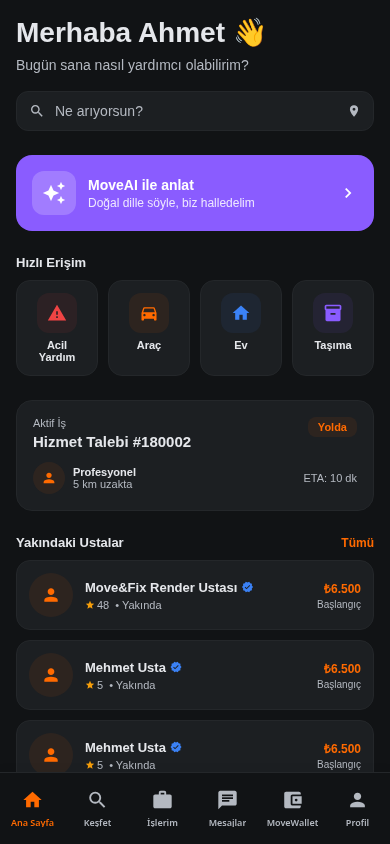
#> input picture .verification/01-home.png, 390 x 844 px
$ python build-verification-contact-sheets.py
#> lines starting #> are read from the running program, lines starting #| are printed output that depends on the picture
from pathlib import Path

from PIL import Image, ImageDraw, ImageFont, ImageOps


ROOT = Path(__file__).resolve().parents[1]
INPUT_DIR = ROOT / ".verification"
OUTPUT_DIR = INPUT_DIR / "contact-sheets"

SCREENS = [
    ("01", "Ana Sayfa", "01-home.png"),
    ("02", "Keşfet", "02-explore.png"),
    ("03", "MoveAI", "03-moveai.png"),
    ("04", "Hizmet Talebi", "04-create-service.png"),
    ("05", "Profesyonel Listesi", "05-professionals.png"),
    ("06", "Teklifler", "06-offers.png"),
    ("07", "Ödeme", "07-payment.png"),
    ("08", "Aktif İş / Canlı Takip", "08-tracking.png"),
    ("09", "İşlerim", "09-my-jobs.png"),
    ("10", "Mesajlar", "10-messages.png"),
    ("11", "MoveWallet", "11-wallet.png"),
    ("12", "Profil", "12-profile.png"),
    ("13", "Profesyonel Dashboard", "13-provider-dashboard.png"),
    ("14", "Yeni İş Fırsatları", "14-provider-opportunities.png"),
]

GROUPS = [
    ("01-04.png", SCREENS[0:4]),
    ("05-08.png", SCREENS[4:8]),
    ("09-12.png", SCREENS[8:12]),
    ("13-14.png", SCREENS[12:14]),
]

SCREEN_SIZE = (390, 844)
LABEL_HEIGHT = 42
GUTTER = 18
OUTER = 22
BACKGROUND = "#090A0C"
PANEL = "#17191D"
TEXT = "#F4F4F5"
ACCENT = "#FF7A1A"


def load_font(size: int, bold: bool = False) -> ImageFont.ImageFont:
    candidates = [
        "/usr/share/fonts/truetype/dejavu/DejaVuSans-Bold.ttf" if bold else "/usr/share/fonts/truetype/dejavu/DejaVuSans.ttf",
        "/usr/share/fonts/truetype/liberation2/LiberationSans-Bold.ttf" if bold else "/usr/share/fonts/truetype/liberation2/LiberationSans-Regular.ttf",
    ]
    for candidate in candidates:
        if Path(candidate).exists():
            return ImageFont.truetype(candidate, size=size)
    return ImageFont.load_default()


def build_sheet(output_name: str, items: list[tuple[str, str, str]]) -> None:
#> called with output_name = '01-04.png'
    columns = 2
    rows = (len(items) + columns - 1) // columns
    panel_width = SCREEN_SIZE[0]
    panel_height = LABEL_HEIGHT + SCREEN_SIZE[1]
    width = OUTER * 2 + columns * panel_width + (columns - 1) * GUTTER
    height = OUTER * 2 + rows * panel_height + (rows - 1) * GUTTER
    sheet = Image.new("RGB", (width, height), BACKGROUND)
    draw = ImageDraw.Draw(sheet)
    label_font = load_font(18, bold=True)

    for index, (number, label, file_name) in enumerate(items):
        source_path = INPUT_DIR / file_name
        if not source_path.exists():
            raise FileNotFoundError(f"Eksik render görseli: {source_path}")
        source = Image.open(source_path).convert("RGB")
#> source is the input picture: PIL image 390x844 RGB; mean R, G, B 39.4, 37, 51.6
        fitted = ImageOps.fit(source, SCREEN_SIZE, method=Image.Resampling.LANCZOS)
        column = index % columns
        row = index // columns
        x = OUTER + column * (panel_width + GUTTER)
        y = OUTER + row * (panel_height + GUTTER)
        draw.rounded_rectangle(
            (x, y, x + panel_width, y + panel_height),
            radius=16,
            fill=PANEL,
        )
        draw.text((x + 14, y + 10), number, font=label_font, fill=ACCENT)
        draw.text((x + 52, y + 10), label, font=label_font, fill=TEXT)
        sheet.paste(fitted, (x, y + LABEL_HEIGHT))
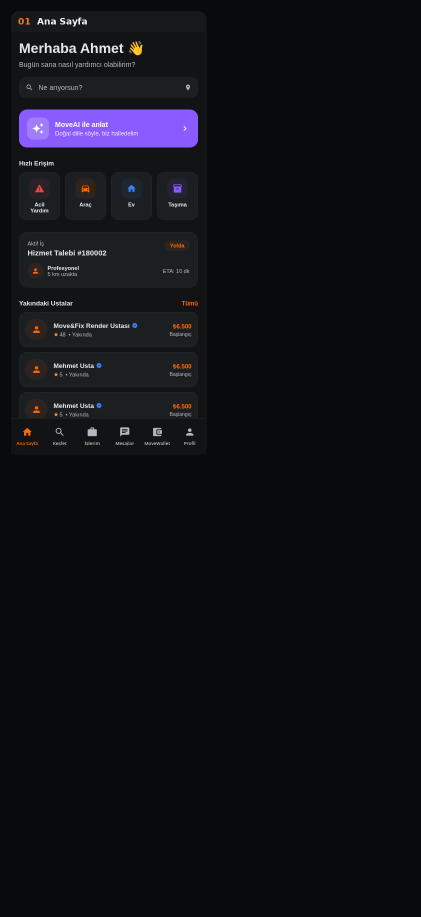
#> sheet: PIL image 842x1834 RGB (shown at 1/2 size); mean R, G, B 15.7, 16, 20.7

    OUTPUT_DIR.mkdir(parents=True, exist_ok=True)
    output_path = OUTPUT_DIR / output_name
    sheet.save(output_path, quality=95)
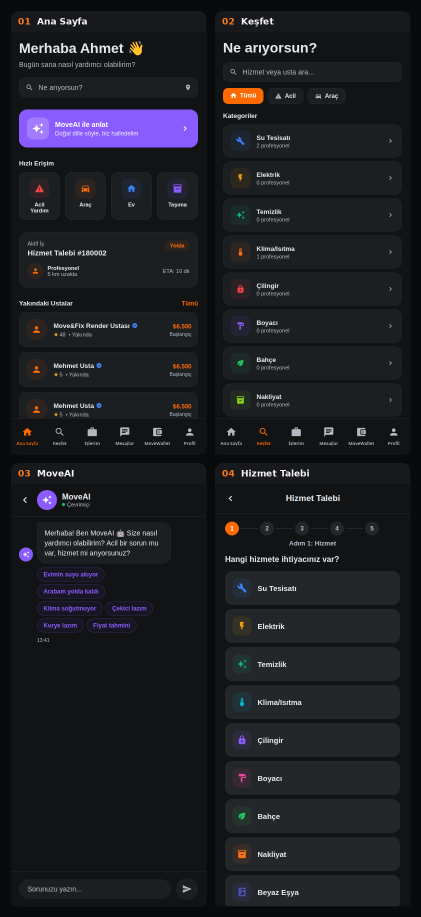
#> saved as 01-04.png: PIL image 842x1834 RGB (shown at 1/2 size); mean R, G, B 28.9, 29.7, 35
    print(output_path)


def main() -> None:
    for output_name, items in GROUPS:
        build_sheet(output_name, items)
#> pass 2 of the loop in main, `for output_name, items in GROUPS:`:
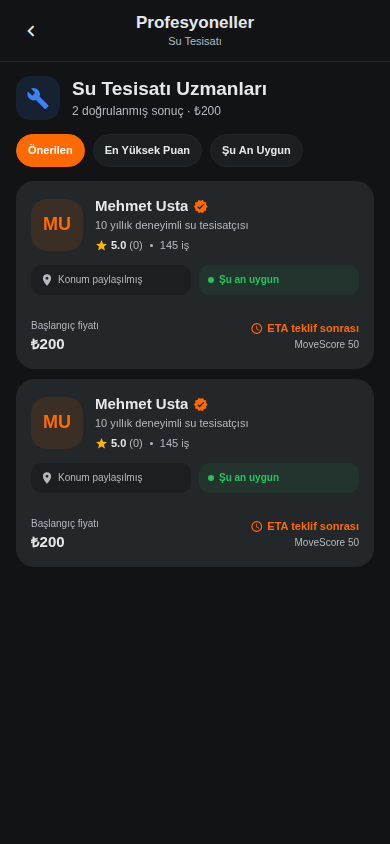
#> input picture .verification/05-professionals.png, 390 x 844 px
#> in build_sheet, source is the input picture: PIL image 390x844 RGB; mean R, G, B 30.7, 32.1, 33.1
#> in build_sheet (call 2), `sheet.paste(fitted, (x, y + LABEL_HEIGHT))`:
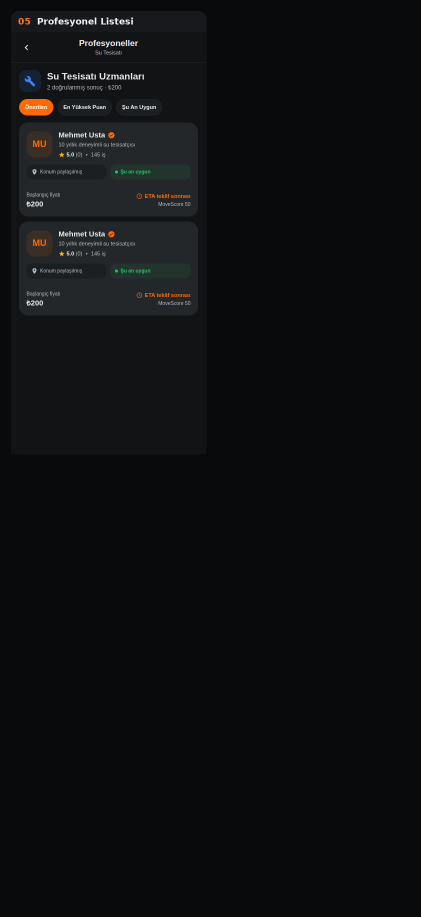
#> sheet: PIL image 842x1834 RGB (shown at 1/2 size); mean R, G, B 13.9, 15, 16.8


if __name__ == "__main__":
#> (the run stopped early here; a loop or call above may not have finished)
